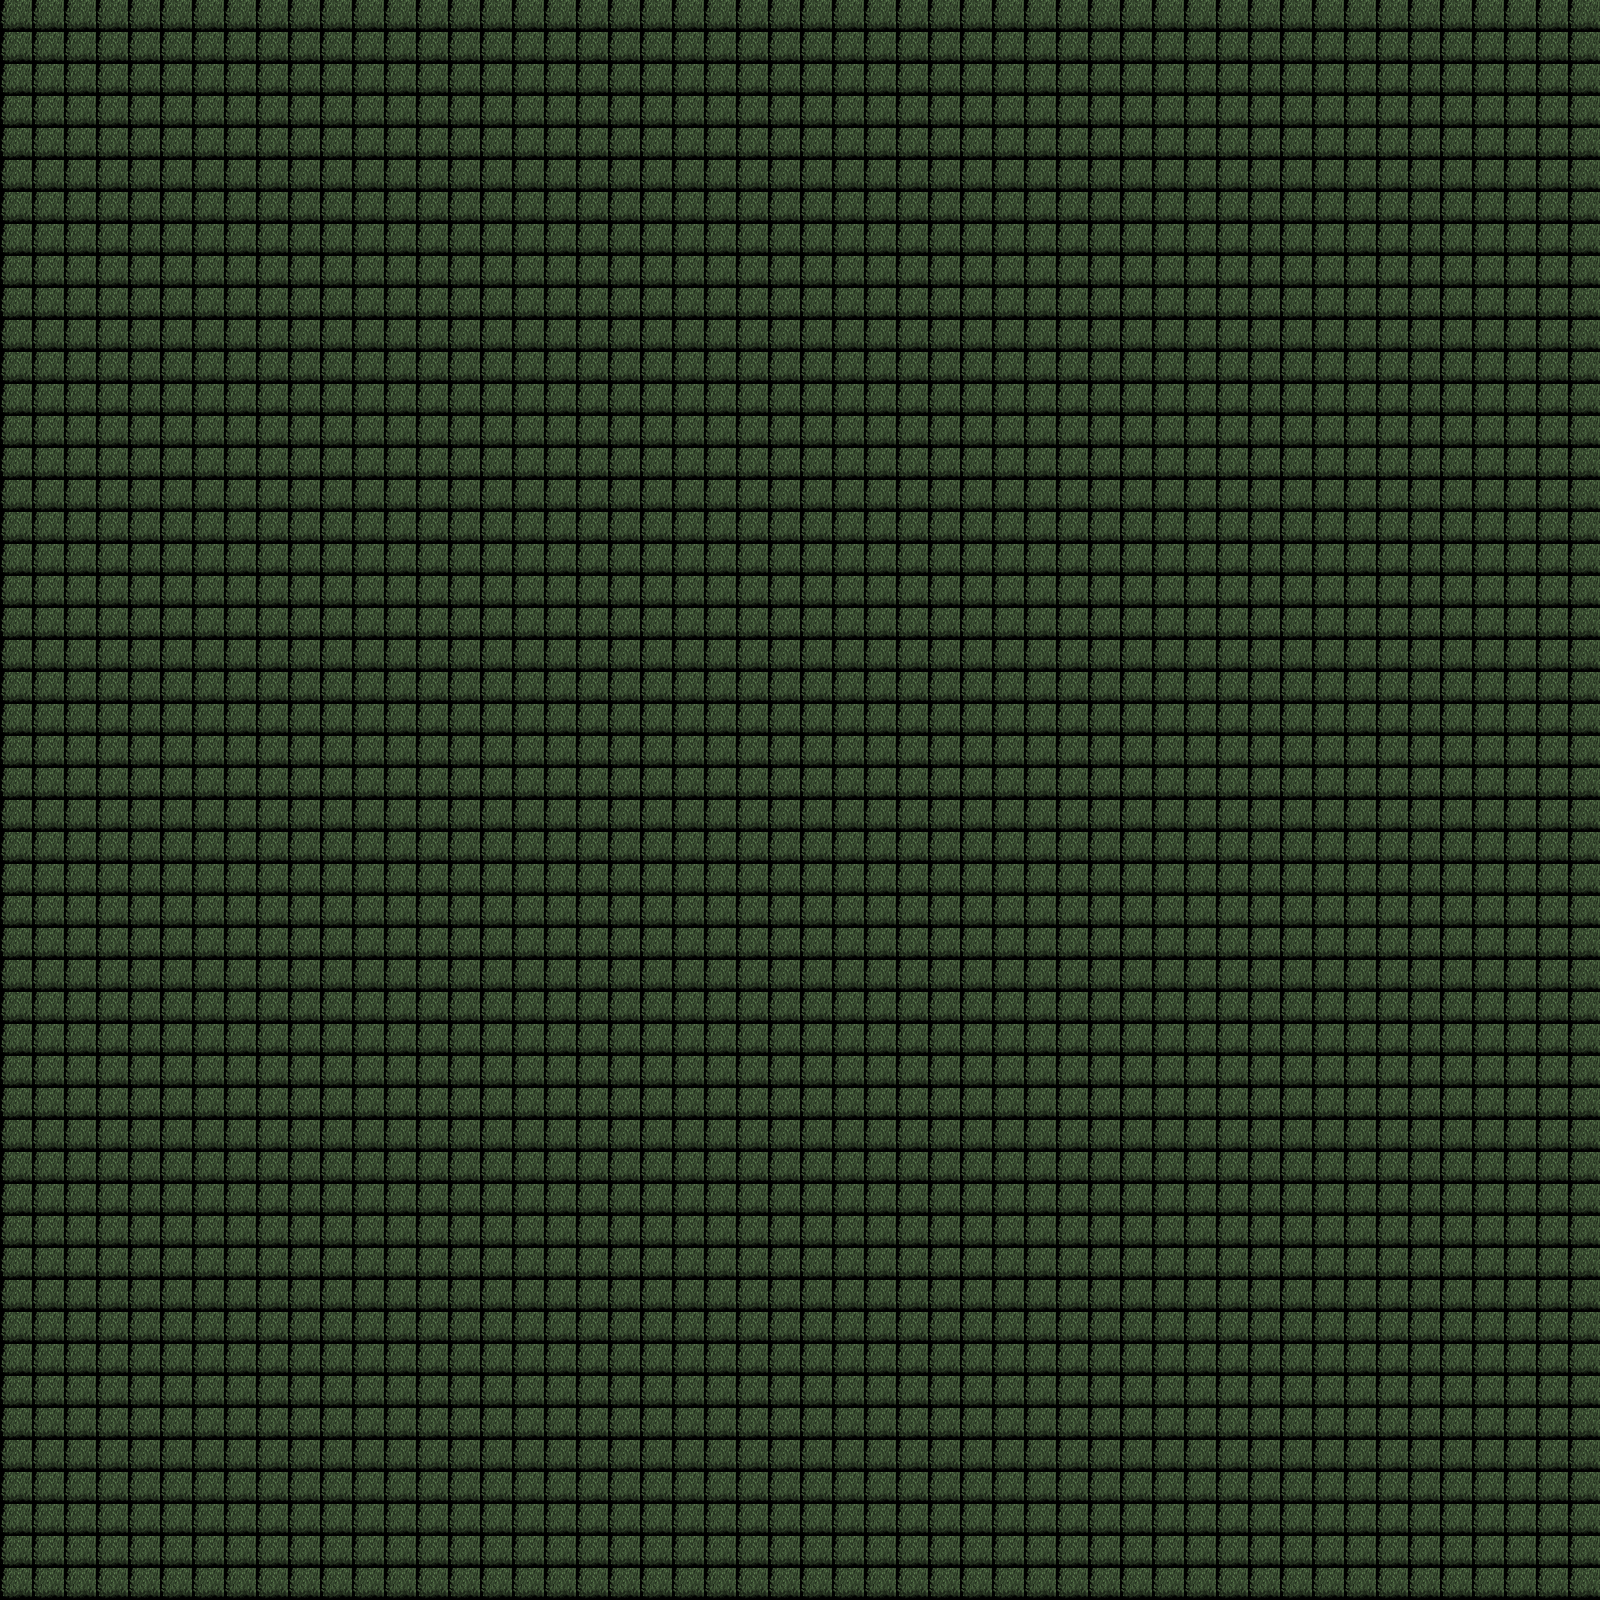

A level layout from a 2D game, rendered from its tile map. Below: a short description, then the map file with its tile-grid data intact:
An orthogonal 50x50 tile map with 32x32 px tiles, 1 tile layer (Capa de patrones 1).

<map version="1.2" tiledversion="1.3.4" orientation="orthogonal" renderorder="left-down" width="50" height="50" tilewidth="32" tileheight="32" infinite="0" nextlayerid="3" nextobjectid="1">
 <tileset firstgid="1" source="patrones.tsx" />
 <layer id="1" name="Capa de patrones 1" width="50" height="50">
  <data encoding="csv">
87,87,87,87,87,87,87,87,87,87,87,87,87,87,87,87,87,87,87,87,87,87,87,87,87,87,87,87,87,87,87,87,87,87,87,87,87,87,87,87,87,87,87,87,87,87,87,87,87,87,
87,87,87,87,87,87,87,87,87,87,87,87,87,87,87,87,87,87,87,87,87,87,87,87,87,87,87,87,87,87,87,87,87,87,87,87,87,87,87,87,87,87,87,87,87,87,87,87,87,87,
87,87,87,87,87,87,87,87,87,87,87,87,87,87,87,87,87,87,87,87,87,87,87,87,87,87,87,87,87,87,87,87,87,87,87,87,87,87,87,87,87,87,87,87,87,87,87,87,87,87,
87,87,87,87,87,87,87,87,87,87,87,87,87,87,87,87,87,87,87,87,87,87,87,87,87,87,87,87,87,87,87,87,87,87,87,87,87,87,87,87,87,87,87,87,87,87,87,87,87,87,
87,87,87,87,87,87,87,87,87,87,87,87,87,87,87,87,87,87,87,87,87,87,87,87,87,87,87,87,87,87,87,87,87,87,87,87,87,87,87,87,87,87,87,87,87,87,87,87,87,87,
87,87,87,87,87,87,87,87,87,87,87,87,87,87,87,87,87,87,87,87,87,87,87,87,87,87,87,87,87,87,87,87,87,87,87,87,87,87,87,87,87,87,87,87,87,87,87,87,87,87,
87,87,87,87,87,87,87,87,87,87,87,87,87,87,87,87,87,87,87,87,87,87,87,87,87,87,87,87,87,87,87,87,87,87,87,87,87,87,87,87,87,87,87,87,87,87,87,87,87,87,
87,87,87,87,87,87,87,87,87,87,87,87,87,87,87,87,87,87,87,87,87,87,87,87,87,87,87,87,87,87,87,87,87,87,87,87,87,87,87,87,87,87,87,87,87,87,87,87,87,87,
87,87,87,87,87,87,87,87,87,87,87,87,87,87,87,87,87,87,87,87,87,87,87,87,87,87,87,87,87,87,87,87,87,87,87,87,87,87,87,87,87,87,87,87,87,87,87,87,87,87,
87,87,87,87,87,87,87,87,87,87,87,87,87,87,87,87,87,87,87,87,87,87,87,87,87,87,87,87,87,87,87,87,87,87,87,87,87,87,87,87,87,87,87,87,87,87,87,87,87,87,
87,87,87,87,87,87,87,87,87,87,87,87,87,87,87,87,87,87,87,87,87,87,87,87,87,87,87,87,87,87,87,87,87,87,87,87,87,87,87,87,87,87,87,87,87,87,87,87,87,87,
87,87,87,87,87,87,87,87,87,87,87,87,87,87,87,87,87,87,87,87,87,87,87,87,87,87,87,87,87,87,87,87,87,87,87,87,87,87,87,87,87,87,87,87,87,87,87,87,87,87,
87,87,87,87,87,87,87,87,87,87,87,87,87,87,87,87,87,87,87,87,87,87,87,87,87,87,87,87,87,87,87,87,87,87,87,87,87,87,87,87,87,87,87,87,87,87,87,87,87,87,
87,87,87,87,87,87,87,87,87,87,87,87,87,87,87,87,87,87,87,87,87,87,87,87,87,87,87,87,87,87,87,87,87,87,87,87,87,87,87,87,87,87,87,87,87,87,87,87,87,87,
87,87,87,87,87,87,87,87,87,87,87,87,87,87,87,87,87,87,87,87,87,87,87,87,87,87,87,87,87,87,87,87,87,87,87,87,87,87,87,87,87,87,87,87,87,87,87,87,87,87,
87,87,87,87,87,87,87,87,87,87,87,87,87,87,87,87,87,87,87,87,87,87,87,87,87,87,87,87,87,87,87,87,87,87,87,87,87,87,87,87,87,87,87,87,87,87,87,87,87,87,
87,87,87,87,87,87,87,87,87,87,87,87,87,87,87,87,87,87,87,87,87,87,87,87,87,87,87,87,87,87,87,87,87,87,87,87,87,87,87,87,87,87,87,87,87,87,87,87,87,87,
87,87,87,87,87,87,87,87,87,87,87,87,87,87,87,87,87,87,87,87,87,87,87,87,87,87,87,87,87,87,87,87,87,87,87,87,87,87,87,87,87,87,87,87,87,87,87,87,87,87,
87,87,87,87,87,87,87,87,87,87,87,87,87,87,87,87,87,87,87,87,87,87,87,87,87,87,87,87,87,87,87,87,87,87,87,87,87,87,87,87,87,87,87,87,87,87,87,87,87,87,
87,87,87,87,87,87,87,87,87,87,87,87,87,87,87,87,87,87,87,87,87,87,87,87,87,87,87,87,87,87,87,87,87,87,87,87,87,87,87,87,87,87,87,87,87,87,87,87,87,87,
87,87,87,87,87,87,87,87,87,87,87,87,87,87,87,87,87,87,87,87,87,87,87,87,87,87,87,87,87,87,87,87,87,87,87,87,87,87,87,87,87,87,87,87,87,87,87,87,87,87,
87,87,87,87,87,87,87,87,87,87,87,87,87,87,87,87,87,87,87,87,87,87,87,87,87,87,87,87,87,87,87,87,87,87,87,87,87,87,87,87,87,87,87,87,87,87,87,87,87,87,
87,87,87,87,87,87,87,87,87,87,87,87,87,87,87,87,87,87,87,87,87,87,87,87,87,87,87,87,87,87,87,87,87,87,87,87,87,87,87,87,87,87,87,87,87,87,87,87,87,87,
87,87,87,87,87,87,87,87,87,87,87,87,87,87,87,87,87,87,87,87,87,87,87,87,87,87,87,87,87,87,87,87,87,87,87,87,87,87,87,87,87,87,87,87,87,87,87,87,87,87,
87,87,87,87,87,87,87,87,87,87,87,87,87,87,87,87,87,87,87,87,87,87,87,87,87,87,87,87,87,87,87,87,87,87,87,87,87,87,87,87,87,87,87,87,87,87,87,87,87,87,
87,87,87,87,87,87,87,87,87,87,87,87,87,87,87,87,87,87,87,87,87,87,87,87,87,87,87,87,87,87,87,87,87,87,87,87,87,87,87,87,87,87,87,87,87,87,87,87,87,87,
87,87,87,87,87,87,87,87,87,87,87,87,87,87,87,87,87,87,87,87,87,87,87,87,87,87,87,87,87,87,87,87,87,87,87,87,87,87,87,87,87,87,87,87,87,87,87,87,87,87,
87,87,87,87,87,87,87,87,87,87,87,87,87,87,87,87,87,87,87,87,87,87,87,87,87,87,87,87,87,87,87,87,87,87,87,87,87,87,87,87,87,87,87,87,87,87,87,87,87,87,
87,87,87,87,87,87,87,87,87,87,87,87,87,87,87,87,87,87,87,87,87,87,87,87,87,87,87,87,87,87,87,87,87,87,87,87,87,87,87,87,87,87,87,87,87,87,87,87,87,87,
87,87,87,87,87,87,87,87,87,87,87,87,87,87,87,87,87,87,87,87,87,87,87,87,87,87,87,87,87,87,87,87,87,87,87,87,87,87,87,87,87,87,87,87,87,87,87,87,87,87,
87,87,87,87,87,87,87,87,87,87,87,87,87,87,87,87,87,87,87,87,87,87,87,87,87,87,87,87,87,87,87,87,87,87,87,87,87,87,87,87,87,87,87,87,87,87,87,87,87,87,
87,87,87,87,87,87,87,87,87,87,87,87,87,87,87,87,87,87,87,87,87,87,87,87,87,87,87,87,87,87,87,87,87,87,87,87,87,87,87,87,87,87,87,87,87,87,87,87,87,87,
87,87,87,87,87,87,87,87,87,87,87,87,87,87,87,87,87,87,87,87,87,87,87,87,87,87,87,87,87,87,87,87,87,87,87,87,87,87,87,87,87,87,87,87,87,87,87,87,87,87,
87,87,87,87,87,87,87,87,87,87,87,87,87,87,87,87,87,87,87,87,87,87,87,87,87,87,87,87,87,87,87,87,87,87,87,87,87,87,87,87,87,87,87,87,87,87,87,87,87,87,
87,87,87,87,87,87,87,87,87,87,87,87,87,87,87,87,87,87,87,87,87,87,87,87,87,87,87,87,87,87,87,87,87,87,87,87,87,87,87,87,87,87,87,87,87,87,87,87,87,87,
87,87,87,87,87,87,87,87,87,87,87,87,87,87,87,87,87,87,87,87,87,87,87,87,87,87,87,87,87,87,87,87,87,87,87,87,87,87,87,87,87,87,87,87,87,87,87,87,87,87,
87,87,87,87,87,87,87,87,87,87,87,87,87,87,87,87,87,87,87,87,87,87,87,87,87,87,87,87,87,87,87,87,87,87,87,87,87,87,87,87,87,87,87,87,87,87,87,87,87,87,
87,87,87,87,87,87,87,87,87,87,87,87,87,87,87,87,87,87,87,87,87,87,87,87,87,87,87,87,87,87,87,87,87,87,87,87,87,87,87,87,87,87,87,87,87,87,87,87,87,87,
87,87,87,87,87,87,87,87,87,87,87,87,87,87,87,87,87,87,87,87,87,87,87,87,87,87,87,87,87,87,87,87,87,87,87,87,87,87,87,87,87,87,87,87,87,87,87,87,87,87,
87,87,87,87,87,87,87,87,87,87,87,87,87,87,87,87,87,87,87,87,87,87,87,87,87,87,87,87,87,87,87,87,87,87,87,87,87,87,87,87,87,87,87,87,87,87,87,87,87,87,
87,87,87,87,87,87,87,87,87,87,87,87,87,87,87,87,87,87,87,87,87,87,87,87,87,87,87,87,87,87,87,87,87,87,87,87,87,87,87,87,87,87,87,87,87,87,87,87,87,87,
87,87,87,87,87,87,87,87,87,87,87,87,87,87,87,87,87,87,87,87,87,87,87,87,87,87,87,87,87,87,87,87,87,87,87,87,87,87,87,87,87,87,87,87,87,87,87,87,87,87,
87,87,87,87,87,87,87,87,87,87,87,87,87,87,87,87,87,87,87,87,87,87,87,87,87,87,87,87,87,87,87,87,87,87,87,87,87,87,87,87,87,87,87,87,87,87,87,87,87,87,
87,87,87,87,87,87,87,87,87,87,87,87,87,87,87,87,87,87,87,87,87,87,87,87,87,87,87,87,87,87,87,87,87,87,87,87,87,87,87,87,87,87,87,87,87,87,87,87,87,87,
87,87,87,87,87,87,87,87,87,87,87,87,87,87,87,87,87,87,87,87,87,87,87,87,87,87,87,87,87,87,87,87,87,87,87,87,87,87,87,87,87,87,87,87,87,87,87,87,87,87,
87,87,87,87,87,87,87,87,87,87,87,87,87,87,87,87,87,87,87,87,87,87,87,87,87,87,87,87,87,87,87,87,87,87,87,87,87,87,87,87,87,87,87,87,87,87,87,87,87,87,
87,87,87,87,87,87,87,87,87,87,87,87,87,87,87,87,87,87,87,87,87,87,87,87,87,87,87,87,87,87,87,87,87,87,87,87,87,87,87,87,87,87,87,87,87,87,87,87,87,87,
87,87,87,87,87,87,87,87,87,87,87,87,87,87,87,87,87,87,87,87,87,87,87,87,87,87,87,87,87,87,87,87,87,87,87,87,87,87,87,87,87,87,87,87,87,87,87,87,87,87,
87,87,87,87,87,87,87,87,87,87,87,87,87,87,87,87,87,87,87,87,87,87,87,87,87,87,87,87,87,87,87,87,87,87,87,87,87,87,87,87,87,87,87,87,87,87,87,87,87,87,
87,87,87,87,87,87,87,87,87,87,87,87,87,87,87,87,87,87,87,87,87,87,87,87,87,87,87,87,87,87,87,87,87,87,87,87,87,87,87,87,87,87,87,87,87,87,87,87,87,87
</data>
 </layer>
</map>